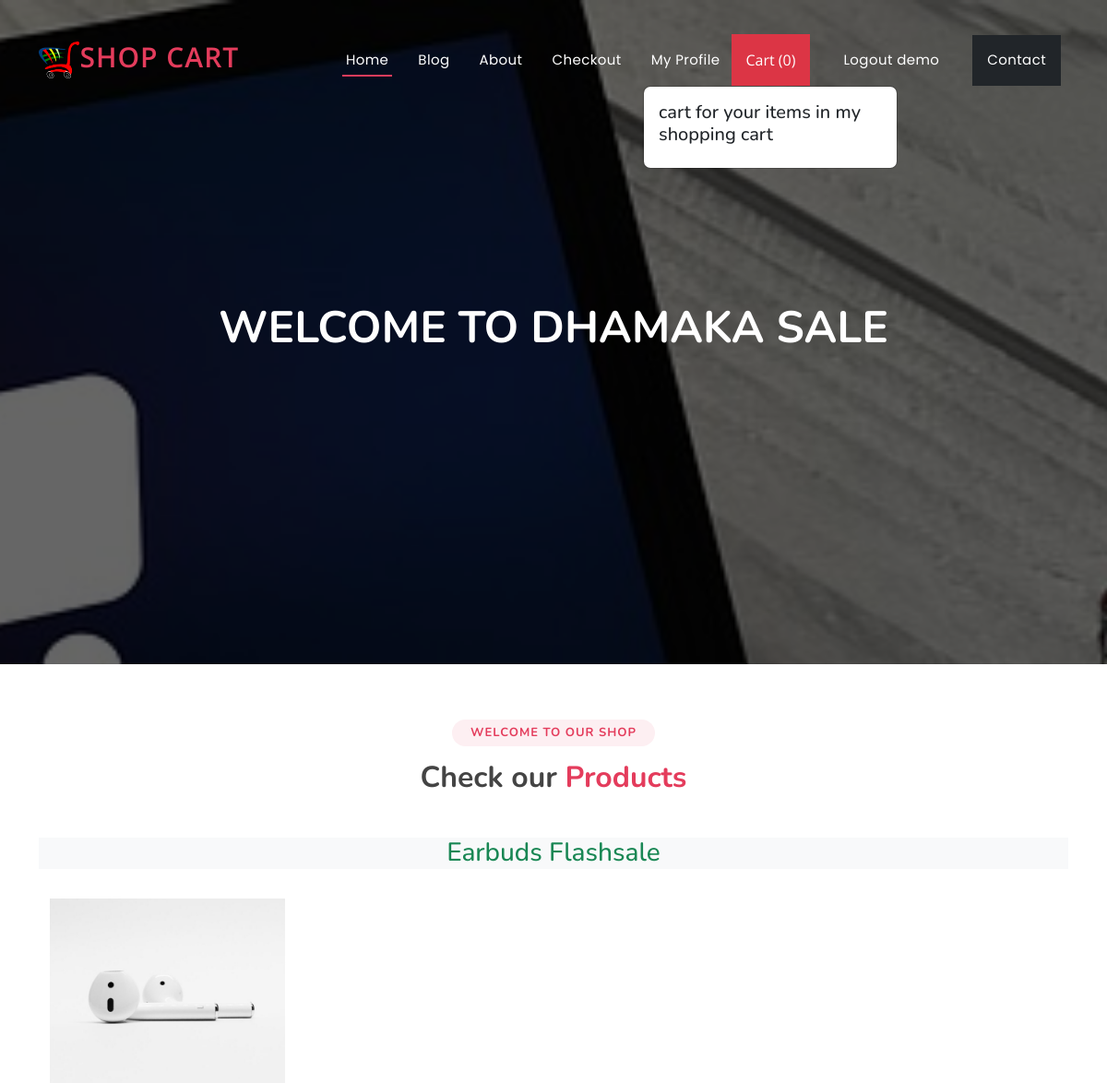
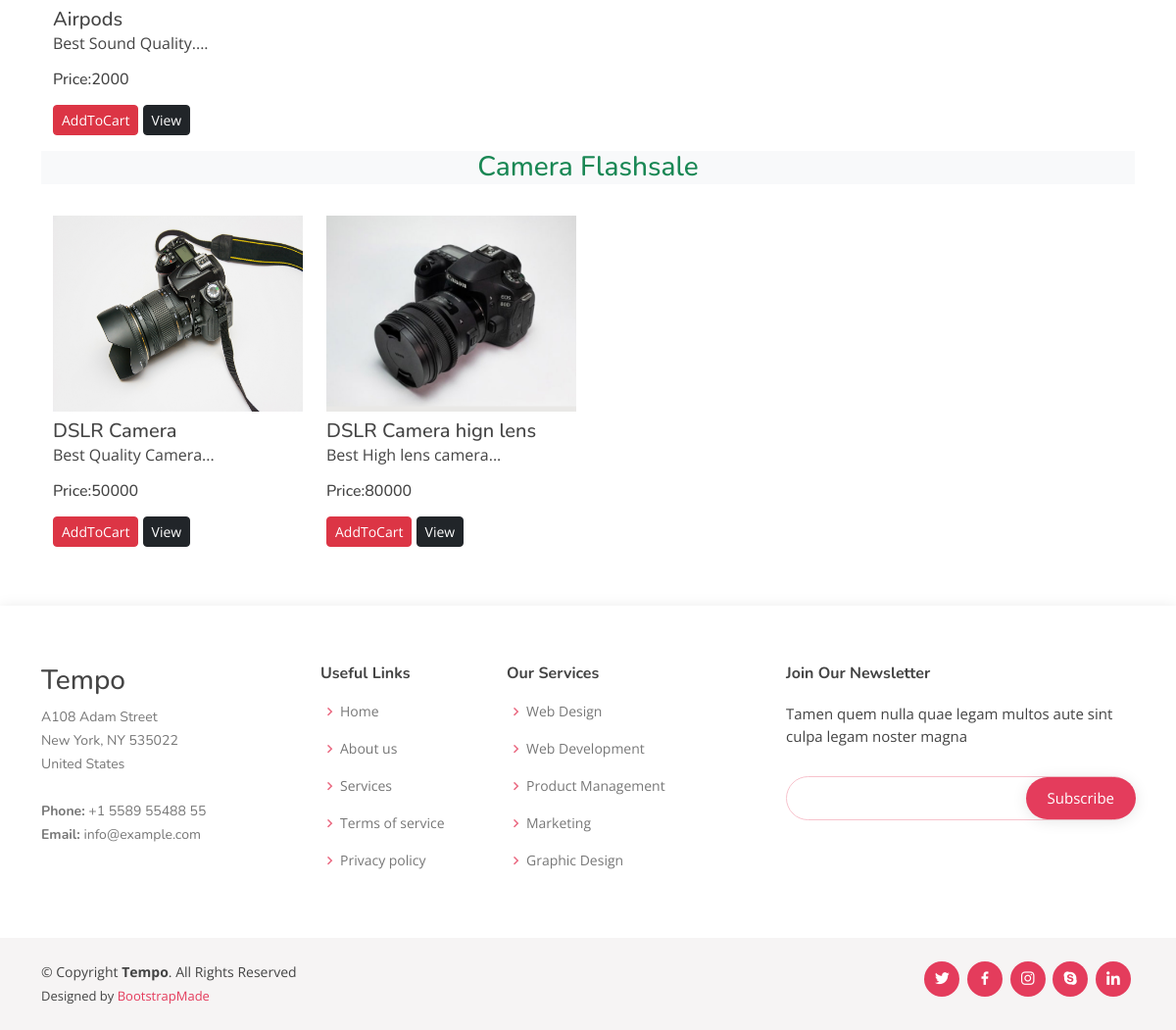
The app's page / (signed in) with its own data (2 pictures, top to bottom).
### ecommerceapp/models.py (models this page shows, shortened)
class Product(models.Model):
    product_id = models.AutoField
    product_name = models.CharField(max_length=100)
    category = models.CharField(max_length=100, default="")
    subcategory = models.CharField(max_length=50, default="")
    price = models.IntegerField(default=0)
    desc = models.CharField(max_length=300)
    image = models.ImageField(upload_to='images/images')

### ecommerceapp/views.py (the view)
# urls.py: path('', views.index, name="index"),
def index(request):
    allProds = []
    catprods = Product.objects.values('category','id')
    print("Hiiiiiiiiiii",catprods)
    cats = {item['category'] for item in catprods}
    for cat in cats:
        prod= Product.objects.filter(category=cat)
        n=len(prod)
        nSlides = n // 4 + ceil((n / 4) - (n // 4))
        allProds.append([prod, range(1, nSlides), nSlides])
    params= {'allProds':allProds}
    return render(request,"index.html",params)

### ecommerceapp/templates/index.html (shortened to what this page needs)
{% extends "base.html" %}
{% block content %}
<h1>Welcome to Dhamaka Sale</h1>
{% endblock content %}
{% block body %}
{% load static %}
        <section id="portfolio" class="portfolio">
          <div class="container">
            <div class="section-title">
              <h2>Welcome to Our Shop</h2>
              <h3>Check our <span>Products</span></h3>
            </div>
            {% for product, range, nSlides in allProds %}
            <h3 class="my-3 text-center text-success bg-light">
              {{product.0.category}} Flashsale
            </h3>
            <div class="container">
              <div class="row">
                {% for i in product %}
                <div class="col-md-3 mt-3">
                  <img src="/media/{{i.image}}" class="card-img-top" alt="not found" height="200px" width="150px" />
                  <div class="card-body">
                    <h5 class="card-title mt-2" id="namepr{{i.id}}">{{i.product_name}}</h5>
                    <p class="card-text">{{i.desc|slice:"0:53"}}...</p>
                    <h6 class="card-title mb-3">
                      Price:<span id="pricepr{{i.id}}">{{i.price}}</span>
                    </h6>
                    <span id="divpr{{i.id}}" class="divpr">
                      <button id="pr{{i.id}}" class="btn btn-danger cart btn-sm mt-0">
                        AddToCart
                      </button>
                    </span>
                    <a href="/media/{{i.image}}">
                      <button class="btn btn-dark btn-sm cart">View</button></a
                    >
                  </div>
                </div>
                {% endfor %}
              </div>
            </div>
            {% endfor %}
          </div>
        </section>
{% endblock body %}

### ecommerceapp/templates/base.html (shortened to what this page needs)
{% load static %}
<!DOCTYPE html>
<html lang="en">
<head>
  <link href="{% static '/assets/vendor/bootstrap/css/bootstrap.min.css' %}" rel="stylesheet">
  <link href="{% static '/assets/vendor/bootstrap-icons/bootstrap-icons.css' %}" rel="stylesheet">
  <link href="{% static '/assets/vendor/boxicons/css/boxicons.min.css' %}" rel="stylesheet">
  <link href="{% static '/assets/vendor/glightbox/css/glightbox.min.css' %}" rel="stylesheet">
  <link href="{% static '/assets/vendor/remixicon/remixicon.css' %}" rel="stylesheet">
  <link href="{% static '/assets/vendor/swiper/swiper-bundle.min.css' %}" rel="stylesheet">
  <link href="{% static '/assets/css/style.css' %}" rel="stylesheet">
</head>
<body>
  <header id="header" class="fixed-top ">
    <div class="container d-flex align-items-center justify-content-between">
      <a href="/" class="logo"><img src="{% static 'images/logo.png' %}" alt="" class="img-fluid">Shop Cart</a>
      <nav id="navbar" class="navbar">
        <ul>
          <li><a class="nav-link scrollto active" href="/">Home</a></li>
          <li><a class="nav-link scrollto" href="/blog">Blog</a></li>
          <li><a class="nav-link scrollto" href="/about">About</a></li>
          <li><a class="nav-link scrollto" href="/checkout">Checkout</a></li>
          <li><a class="nav-link scrollto" href="/order">My Profile</a></li>
          <button type="button" class="nav-link scrollto bg-danger p-3 m-2 text-white" id="popcart"
          data-container="body" data-toggle="popover" data-placement="bottom" data-html="true" > Cart (<span
          id="cart">0</span>)
          </button>
          {% if request.user.is_authenticated %}
          <li><a href="/auth/logout/">Logout {{user.username}}</a></li>
          {% endif %}
          <li><a class="nav-link scrollto bg-dark p-3 m-2" href="/contact">Contact</a></li>
        </ul>
      </nav>
    </div>
  </header>
  <section id="hero">
    <div class="hero-container">
      {% block content %}
      {% endblock content %}
    </div>
  </section>
  <main id="main">
    {% block body %}
    {% endblock body %}
  </main>
  <footer id="footer">
    <div class="footer-top">
      <div class="container">
        <div class="row">
          <div class="col-lg-3 col-md-6 footer-contact">
            <h3>Tempo</h3>
            <p>
              A108 Adam Street <br>
              New York, NY 535022<br>
              United States <br><br>
              <strong>Phone:</strong> +1 5589 55488 55<br>
              <strong>Email:</strong> info@example.com<br>
            </p>
          </div>
          <div class="col-lg-2 col-md-6 footer-links">
            <h4>Useful Links</h4>
            <ul>
              <li><i class="bx bx-chevron-right"></i> <a href="/">Home</a></li>
              <li><i class="bx bx-chevron-right"></i> <a href="/about">About us</a></li>
              <li><i class="bx bx-chevron-right"></i> <a href="#">Services</a></li>
              <li><i class="bx bx-chevron-right"></i> <a href="#">Terms of service</a></li>
              <li><i class="bx bx-chevron-right"></i> <a href="#">Privacy policy</a></li>
            </ul>
          </div>
          <div class="col-lg-3 col-md-6 footer-links">
            <h4>Our Services</h4>
            <ul>
              <li><i class="bx bx-chevron-right"></i> <a href="#">Web Design</a></li>
              <li><i class="bx bx-chevron-right"></i> <a href="#">Web Development</a></li>
              <li><i class="bx bx-chevron-right"></i> <a href="#">Product Management</a></li>
              <li><i class="bx bx-chevron-right"></i> <a href="#">Marketing</a></li>
              <li><i class="bx bx-chevron-right"></i> <a href="#">Graphic Design</a></li>
            </ul>
          </div>
          <div class="col-lg-4 col-md-6 footer-newsletter">
            <h4>Join Our Newsletter</h4>
            <p>Tamen quem nulla quae legam multos aute sint culpa legam noster magna</p>
            <form action="" method="post">
              <input type="email" name="email"><input type="submit" value="Subscribe">
            </form>
          </div>
        </div>
      </div>
    </div>
    <div class="container d-md-flex py-4">
      <div class="me-md-auto text-center text-md-start">
        <div class="copyright">
          &copy; Copyright <strong><span>Tempo</span></strong>. All Rights Reserved
        </div>
        <div class="credits">
          Designed by <a href="https://bootstrapmade.com/">BootstrapMade</a>
        </div>
      </div>
      <div class="social-links text-center text-md-right pt-3 pt-md-0">
        <a href="#" class="twitter"><i class="bx bxl-twitter"></i></a>
        <a href="#" class="facebook"><i class="bx bxl-facebook"></i></a>
        <a href="#" class="instagram"><i class="bx bxl-instagram"></i></a>
        <a href="#" class="google-plus"><i class="bx bxl-skype"></i></a>
        <a href="#" class="linkedin"><i class="bx bxl-linkedin"></i></a>
      </div>
    </div>
  </footer>
</body>
</html>

### records on screen
Product: category "Earbuds", image (picture), product_name "Airpods", desc "Best Sound Quality.", price "2000"
Product: category "Camera", image (picture), product_name "DSLR Camera", desc "Best Quality Camera", price "50000"
Product: image (picture), product_name "DSLR Camera hign lens", desc "Best High lens camera", price "80000"

### other values on screen
{{ user.username }} "demo"
